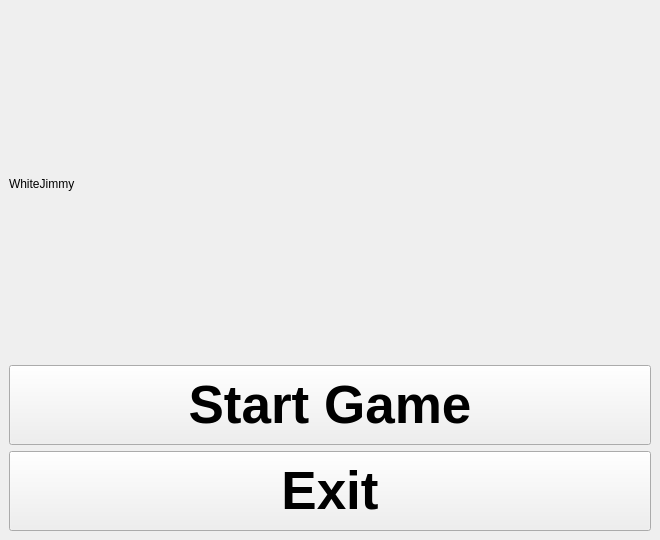
<?xml version="1.0" encoding="UTF-8"?>
<ui version="4.0">
 <class>MainWindow</class>
 <widget class="QMainWindow" name="MainWindow">
  <property name="geometry">
   <rect>
    <x>0</x>
    <y>0</y>
    <width>660</width>
    <height>540</height>
   </rect>
  </property>
  <property name="sizePolicy">
   <sizepolicy hsizetype="Fixed" vsizetype="Fixed">
    <horstretch>0</horstretch>
    <verstretch>0</verstretch>
   </sizepolicy>
  </property>
  <property name="minimumSize">
   <size>
    <width>660</width>
    <height>540</height>
   </size>
  </property>
  <property name="maximumSize">
   <size>
    <width>660</width>
    <height>540</height>
   </size>
  </property>
  <property name="windowTitle">
   <string>BlackJack</string>
  </property>
  <property name="windowIcon">
   <iconset>
    <activeoff>images/icon.ico</activeoff>
   </iconset>
  </property>
  <property name="layoutDirection">
   <enum>Qt::LayoutDirection::LeftToRight</enum>
  </property>
  <property name="autoFillBackground">
   <bool>true</bool>
  </property>
  <widget class="QWidget" name="centralwidget">
   <property name="sizePolicy">
    <sizepolicy hsizetype="Expanding" vsizetype="Expanding">
     <horstretch>0</horstretch>
     <verstretch>0</verstretch>
    </sizepolicy>
   </property>
   <property name="styleSheet">
    <string notr="true"/>
   </property>
   <layout class="QGridLayout" name="gridLayout">
    <item row="0" column="0">
     <layout class="QVBoxLayout" name="verticalLayout">
      <item>
       <widget class="QLabel" name="label">
        <property name="minimumSize">
         <size>
          <width>0</width>
          <height>350</height>
         </size>
        </property>
        <property name="text">
         <string>WhiteJimmy</string>
        </property>
       </widget>
      </item>
      <item>
       <widget class="QPushButton" name="pushButton">
        <property name="sizePolicy">
         <sizepolicy hsizetype="Minimum" vsizetype="Expanding">
          <horstretch>0</horstretch>
          <verstretch>0</verstretch>
         </sizepolicy>
        </property>
        <property name="font">
         <font>
          <pointsize>40</pointsize>
          <bold>true</bold>
         </font>
        </property>
        <property name="text">
         <string>Start Game</string>
        </property>
       </widget>
      </item>
      <item>
       <widget class="QPushButton" name="pushButton_2">
        <property name="sizePolicy">
         <sizepolicy hsizetype="Minimum" vsizetype="Expanding">
          <horstretch>0</horstretch>
          <verstretch>0</verstretch>
         </sizepolicy>
        </property>
        <property name="font">
         <font>
          <pointsize>40</pointsize>
          <bold>true</bold>
         </font>
        </property>
        <property name="text">
         <string>Exit</string>
        </property>
       </widget>
      </item>
     </layout>
    </item>
   </layout>
  </widget>
 </widget>
 <resources/>
 <connections/>
</ui>
